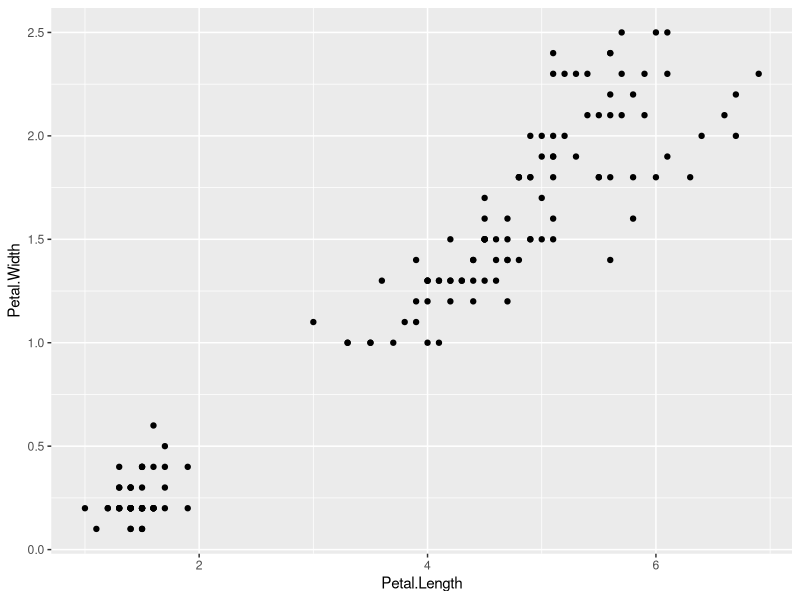
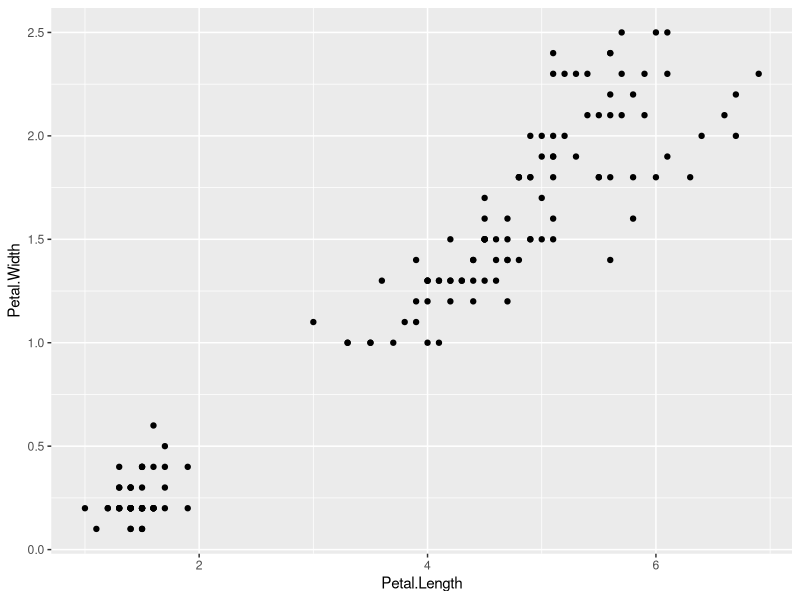
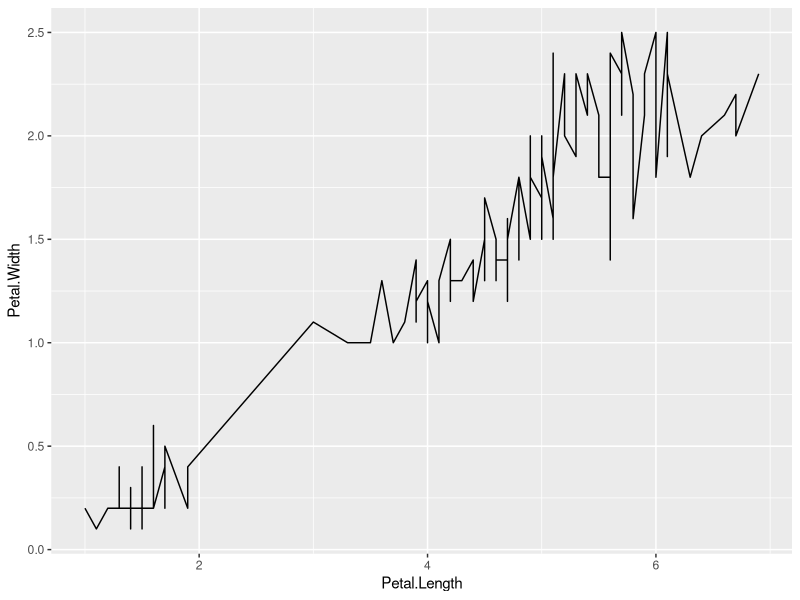
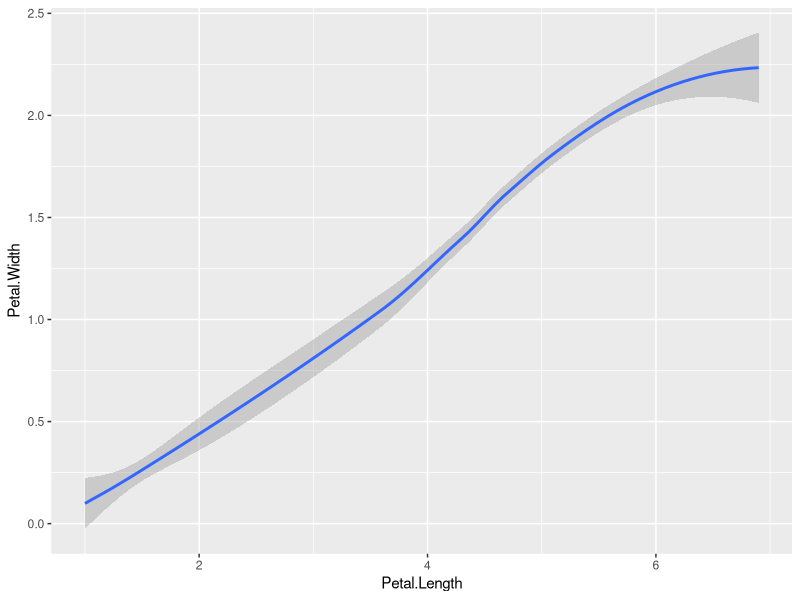
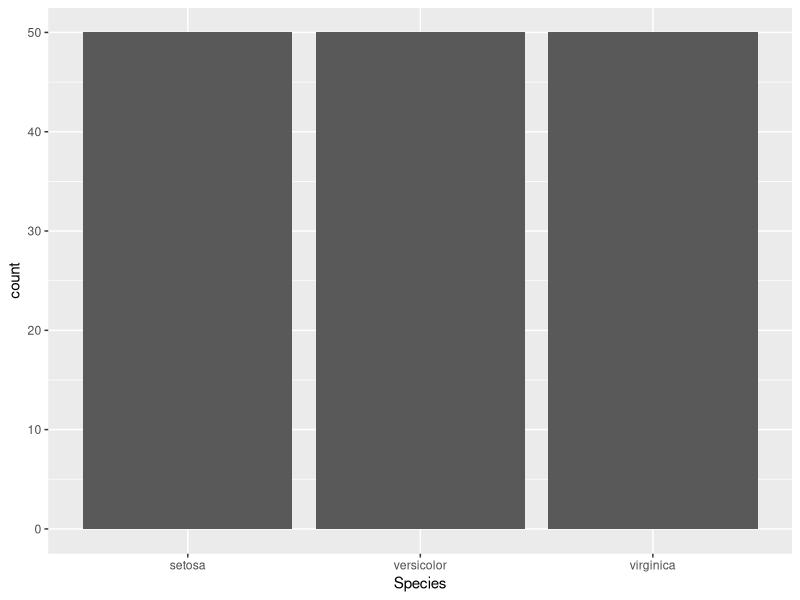
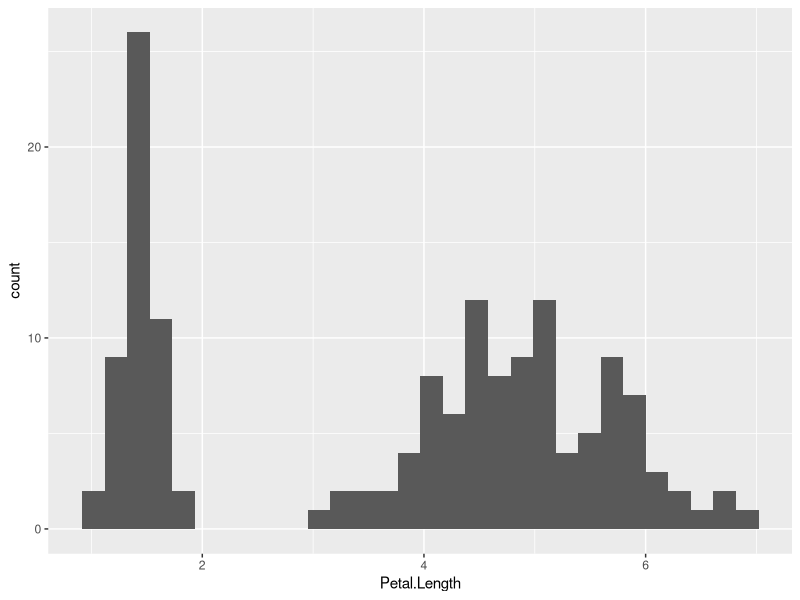

Write R code to recreate these figures, in order.
##########################
####### Graphics_1022 ####
##########################

# dataset
data("iris")
iris

# library
library(ggplot2)

# 1.ggplot
# (1)
ggiris <- ggplot(data=iris)
class(ggiris)

ggiris$data[1:4,]

ggiris <- ggplot(data=iris)
ggiris2 <- ggiris+aes(x=Petal.Length,y=Petal.Width)
ggiris2$mapping
ggiris3 <- ggiris2+geom_point()
ggiris3$mapping
ggiris3
# (2) [geom_point()] 
ggiris3 <- ggplot(data=iris,
                  mapping=aes(x=Petal.Length,y=Petal.Width))
ggiris3+geom_point()

# 2.[geom_line()] Line plots
ggiris_line<- ggiris3 + geom_line()
ggiris_line

# 3.[geom_smooth()] smooth line plots
ggiris_smooth<- ggiris3 + geom_smooth()
ggiris_smooth

# 4.[geom_bar()] Bar plots
ggiris_bar<- ggplot(data=iris, mapping=aes(x=Species))
ggiris_bar2<- ggiris_bar + geom_bar()
ggiris_bar2

# 5.[geom_histogram()] Histograms
ggiris_hist <- ggplot(data=iris,
                      mapping=aes(x=Petal.Length))
ggiris_hist2 <- ggiris_hist + geom_histogram() 
ggiris_hist2

